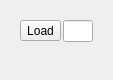
                             <widget class="QWidget" name="TabGimpCommand">
                              <property name="geometry">
                               <rect>
                                <x>0</x>
                                <y>0</y>
                                <width>113</width>
                                <height>80</height>
                               </rect>
                              </property>
                              <attribute name="label">
                               <string>Export command</string>
                              </attribute>
                              <layout class="QVBoxLayout" name="verticalLayout_70">
                               <item>
                                <widget class="QWidget" name="widget_18" native="true">
                                 <layout class="QVBoxLayout" name="verticalLayout_31">
                                  <item>
                                   <layout class="QHBoxLayout" name="horizontalLayout_41">
                                    <property name="spacing">
                                     <number>2</number>
                                    </property>
                                    <property name="sizeConstraint">
                                     <enum>QLayout::SetFixedSize</enum>
                                    </property>
                                    <item>
                                     <widget class="QToolButton" name="GimpExecCommandButton">
                                      <property name="toolTip">
                                       <string>Load a camera profile</string>
                                      </property>
                                      <property name="text">
                                       <string>Load</string>
                                      </property>
                                      <property name="icon">
                                       <iconset resource="../qrc/photivo.qrc">
                                        <normaloff>:/dark/icons/document-open.png</normaloff>:/dark/icons/document-open.png</iconset>
                                      </property>
                                      <property name="iconSize">
                                       <size>
                                        <width>14</width>
                                        <height>14</height>
                                       </size>
                                      </property>
                                     </widget>
                                    </item>
                                    <item>
                                     <widget class="QLineEdit" name="GimpExecCommandText">
                                      <property name="maximumSize">
                                       <size>
                                        <width>250</width>
                                        <height>16777215</height>
                                       </size>
                                      </property>
                                      <property name="readOnly">
                                       <bool>true</bool>
                                      </property>
                                     </widget>
                                    </item>
                                    <item>
                                     <spacer name="horizontalSpacer_7">
                                      <property name="orientation">
                                       <enum>Qt::Horizontal</enum>
                                      </property>
                                      <property name="sizeType">
                                       <enum>QSizePolicy::Expanding</enum>
                                      </property>
                                      <property name="sizeHint" stdset="0">
                                       <size>
                                        <width>40</width>
                                        <height>20</height>
                                       </size>
                                      </property>
                                     </spacer>
                                    </item>
                                   </layout>
                                  </item>
                                  <item>
                                   <widget class="QWidget" name="ExportToGimpWidget" native="true"/>
                                  </item>
                                 </layout>
                                </widget>
                               </item>
                               <item>
                                <spacer name="verticalSpacer_21">
                                 <property name="orientation">
                                  <enum>Qt::Vertical</enum>
                                 </property>
                                 <property name="sizeHint" stdset="0">
                                  <size>
                                   <width>20</width>
                                   <height>40</height>
                                  </size>
                                 </property>
                                </spacer>
                               </item>
                              </layout>
                             </widget>
